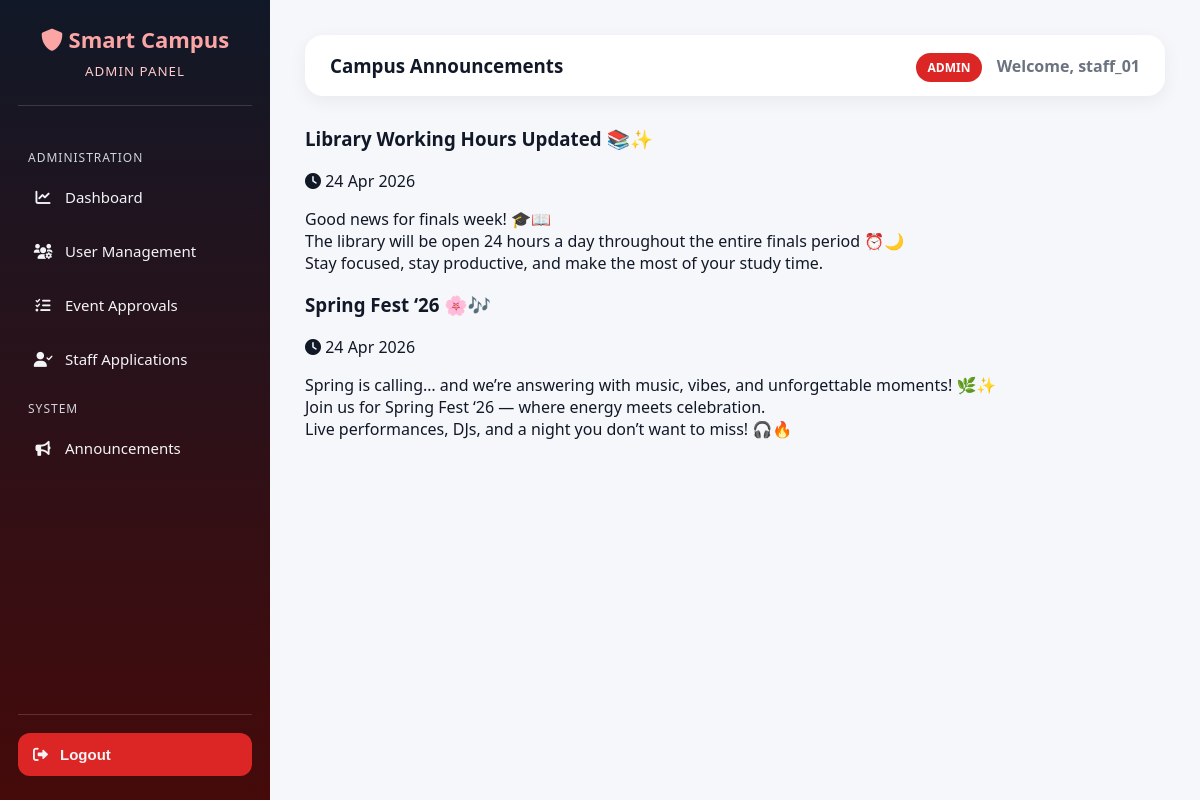
/admin-panel/announcements/ (signed in), run on the app's committed database.
### accounts/models.py (models this page shows, shortened)
class User(AbstractUser):
    ROLE_CHOICES = (
        ('student', 'Student'),
        ('staff', 'Staff'),
        ('admin', 'Admin'),
)
    role = models.CharField(max_length=10, choices=ROLE_CHOICES, default='student')
    phone_number = models.CharField(max_length=15, blank=True, null=True)

### core/models.py (models this page shows, shortened)
class Announcement(models.Model):
    title = models.CharField(max_length=200)
    content = models.TextField()
    created_at = models.DateTimeField(auto_now_add=True)
    is_active = models.BooleanField(default=True)

### core/views.py (the view)
@user_passes_test(is_admin)
def admin_announcements(request):
    announcements = Announcement.objects.all().order_by('-created_at')
    return render(request, 'core/admin_announcements.html', {
        'announcements': announcements
    })

### core/views.py (called while the page is built)
def is_admin(user):
    return user.is_authenticated and (
        getattr(user, 'role', None) == 'admin' or user.is_superuser
    )

### templates/core/admin_announcements.html (shortened to what this page needs)
{% extends "core/admin_base.html" %}
{% block page_title %}Campus Announcements{% endblock %}
{% block content %}
<div class="row">
    {% for announcement in announcements %}
    <div class="col-12 mb-4">
        <div class="card shadow-sm border-0 rounded-4">
            <div class="card-body p-4">
                <div class="d-flex justify-content-between align-items-center mb-3">
                    <h3 class="fw-bold mb-0 text-dark">
                        {{ announcement.title }}
                    </h3>
                    <span class="badge bg-light text-dark px-3 py-2 rounded-pill">
                        <i class="fas fa-clock me-1"></i>
                        {{ announcement.created_at|date:"d M Y" }}
                    </span>
                </div>
                <p class="text-secondary fs-5 mb-0">
                    {{ announcement.content|linebreaks }}
                </p>
            </div>
        </div>
    </div>
    {% endfor %}
</div>
{% endblock %}

### templates/core/admin_base.html (shortened to what this page needs)
<!DOCTYPE html>
<html lang="en">
<head>
    <link rel="stylesheet" href="https://cdnjs.cloudflare.com/ajax/libs/font-awesome/6.0.0/css/all.min.css">
</head>
<body>
<div class="admin-sidebar">
    <div class="admin-logo">
        <h2><i class="fas fa-shield-alt"></i> Smart Campus</h2>
        <small>ADMIN PANEL</small>
    </div>
    <ul class="admin-nav">
        <div class="menu-title">Administration</div>
        <li>
            <a href="{% url 'admin_dashboard' %}">
                <i class="fas fa-chart-line"></i>
                Dashboard
            </a>
        </li>
        <li>
            <a href="{% url 'admin_user_management' %}">
                <i class="fas fa-users-cog"></i>
                User Management
            </a>
        </li>
        <li>
            <a href="{% url 'admin_event_approval' %}">
                <i class="fas fa-tasks"></i>
                Event Approvals
            </a>
        </li>
        <li>
            <a href="{% url 'manage_staff_applications' %}">
                <i class="fas fa-user-check"></i>
                Staff Applications
            </a>
        </li>
        <div class="menu-title">System</div>
        <li>
            <a href="{% url 'admin_announcements' %}">
                <i class="fas fa-bullhorn"></i>
                Announcements
            </a>
        </li>
    </ul>
    <div class="logout-area">
        <form method="POST" action="{% url 'logout' %}">
            <button type="submit" class="logout-btn">
                <i class="fas fa-sign-out-alt"></i>
                Logout
            </button>
        </form>
    </div>
</div>
<div class="admin-content">
    <div class="topbar">
        <h3>{% block page_title %}Admin Dashboard{% endblock %}</h3>
        <div class="welcome">
            <span class="admin-badge">ADMIN</span>
            Welcome, {{ user.username }}
        </div>
    </div>
    {% block content %}
    {% endblock %}
</div>
</body>
</html>

### templates/core/admin_base.html (style rules this page uses)
* { box-sizing: border-box; }
body { margin: 0; font-family: 'Segoe UI', Arial, sans-serif; background: #f6f7fb; color: #111827; }
.admin-sidebar { width: 270px; height: 100vh; background: linear-gradient(180deg, #111827, #450a0a); position: fixed; top: 0; left: 0; color: white; padding: 24px 18px; display: flex; flex-direction: column; }
.admin-logo { text-align: center; padding-bottom: 25px; border-bottom: 1px solid rgba(255,255,255,0.15); margin-bottom: 25px; }
.admin-logo h2 { margin: 0; font-size: 22px; color: #fca5a5; }
.admin-logo small { display: block; margin-top: 8px; color: #fecaca; letter-spacing: 1px; }
.menu-title { font-size: 12px; color: #d1d5db; text-transform: uppercase; letter-spacing: 1px; margin: 18px 0 8px 10px; }
.admin-nav { list-style: none; padding: 0; margin: 0; flex: 1; }
.admin-nav li { margin-bottom: 8px; }
.admin-nav a, .logout-btn { display: flex; align-items: center; gap: 12px; color: #f3f4f6; text-decoration: none; padding: 13px 15px; border-radius: 12px; transition: 0.3s; font-size: 15px; border: none; background: transparent; width: 100%; cursor: pointer; text-align: left; }
.admin-nav i { width: 20px; text-align: center; }
.logout-area { border-top: 1px solid rgba(255,255,255,0.15); padding-top: 18px; }
.logout-btn { background: #dc2626; font-weight: bold; }
.admin-content { margin-left: 270px; min-height: 100vh; padding: 35px; }
.topbar { background: white; padding: 18px 25px; border-radius: 18px; box-shadow: 0 5px 18px rgba(0,0,0,0.06); margin-bottom: 30px; display: flex; justify-content: space-between; align-items: center; }
.topbar h3 { margin: 0; }
.welcome { color: #6b7280; font-weight: 600; }
.admin-badge { background: #dc2626; color: white; padding: 6px 12px; border-radius: 999px; font-weight: bold; font-size: 12px; margin-right: 10px; }

### data on the page
User: username "staff_01"
Announcement: title "Library Working Hours Updated 📚✨", created_at "24 Apr 2026", content "Good news for finals week! 🎓📖 The library will be open 24 hours a day throughout the entire finals period ⏰🌙 Stay focused, stay productive, and make the most of your study time."
Announcement: title "Spring Fest ‘26 🌸🎶", created_at "24 Apr 2026", content "Spring is calling… and we’re answering with music, vibes, and unforgettable moments! 🌿✨ Join us for Spring Fest ‘26 — where energy meets celebration. Live performances, DJs, and a night you don’t want to miss! 🎧🔥"
